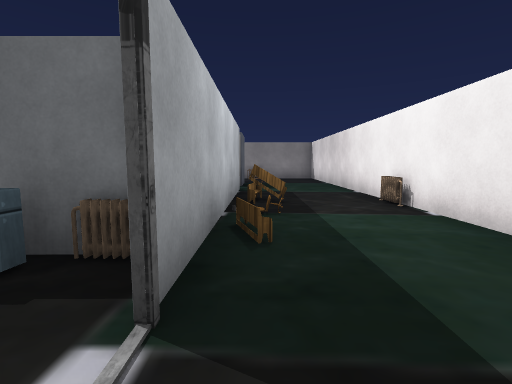
view 1 (above)

24 first-person views from a walk through a 3-D level made in the Unity game engine. The camera is 1.5 m above the floor, tilts 6° down and sees 85° across. The floor is counted in squares, 2 m on a side. Each view is taken from the middle of a square. On the plan, view 1 faces up. The plan holds only what a view shows up to about 10 squares ahead; the rest is blank. The player character is not drawn. Some animated figures are left out. Door leaves are left out, so doorways stand open. Some surface patterns are stand-ins.

view 2
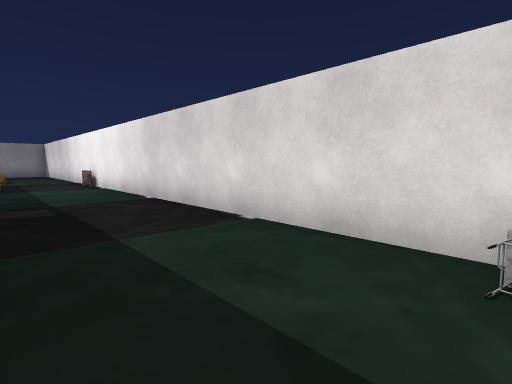

view 3
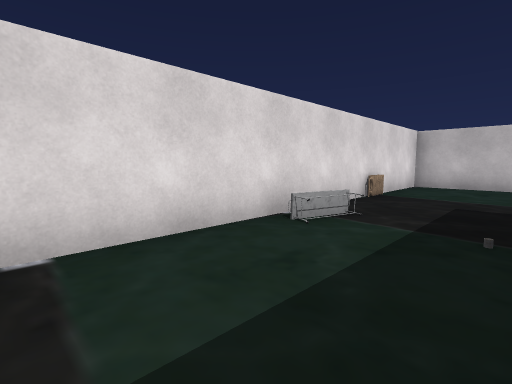

view 4
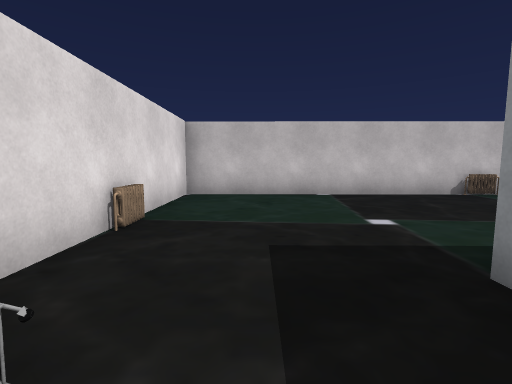

view 5
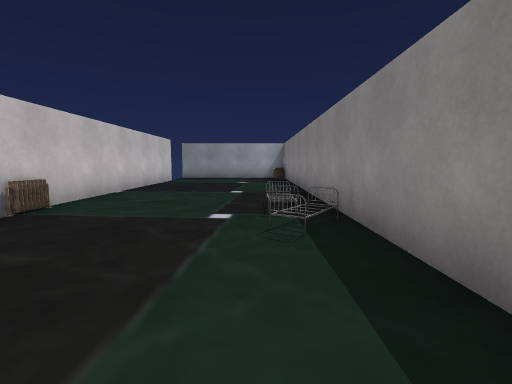

view 6
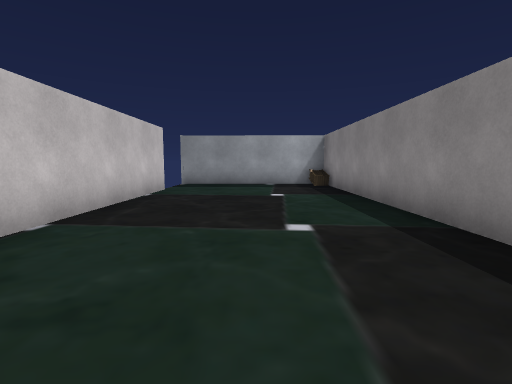

view 7
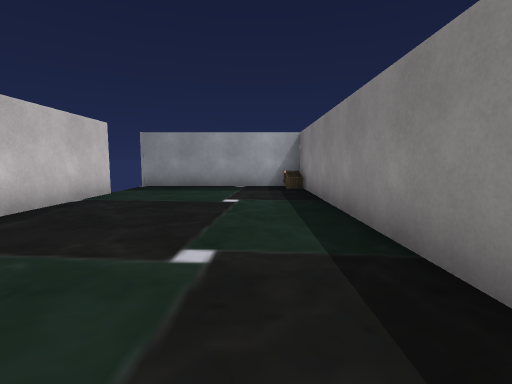

view 8
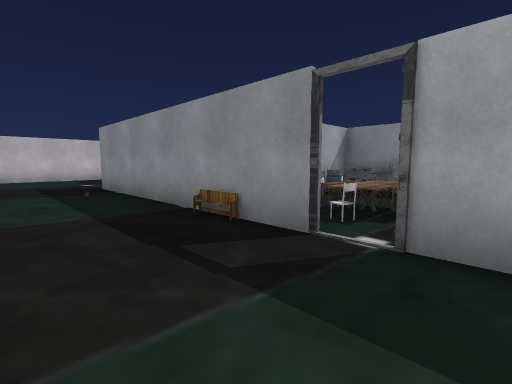

view 9
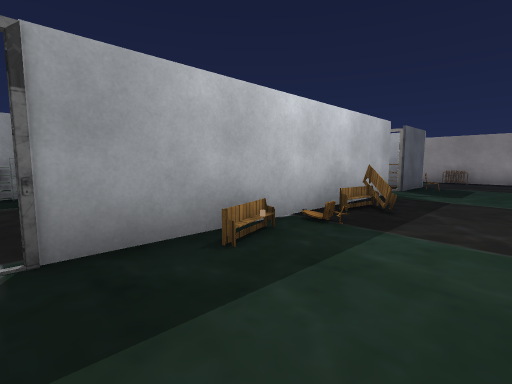

view 10
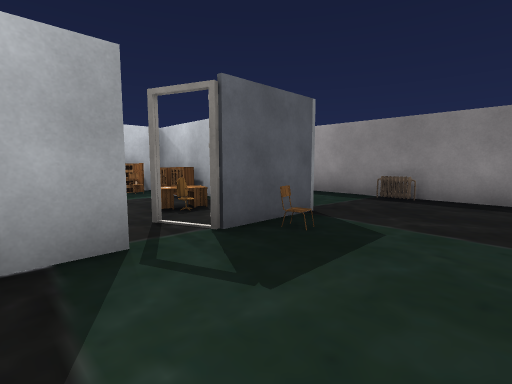

view 11
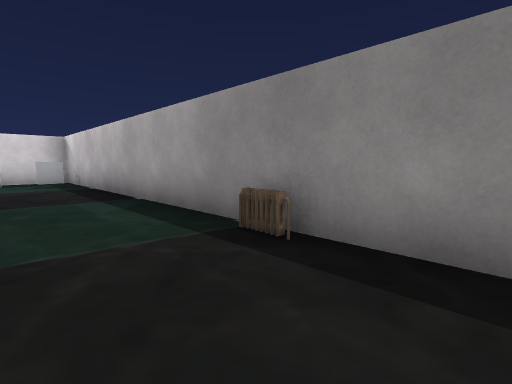

view 12
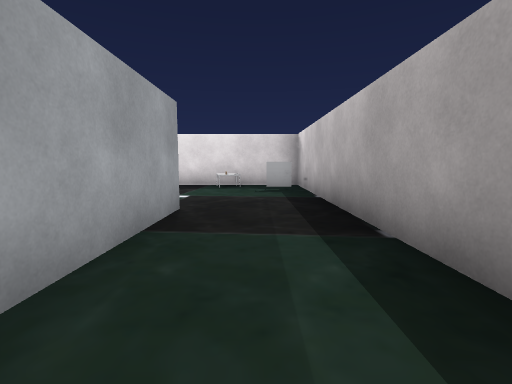

view 13
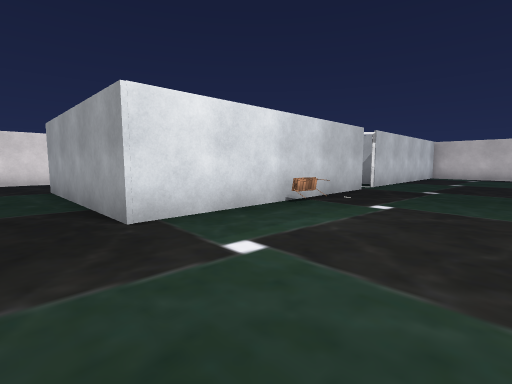

view 14
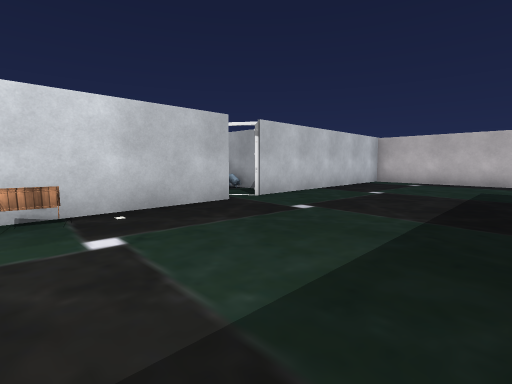

view 15
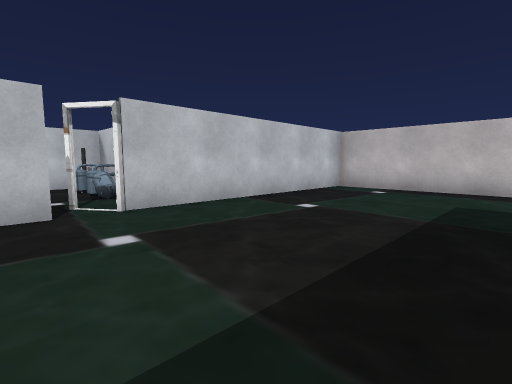

view 16
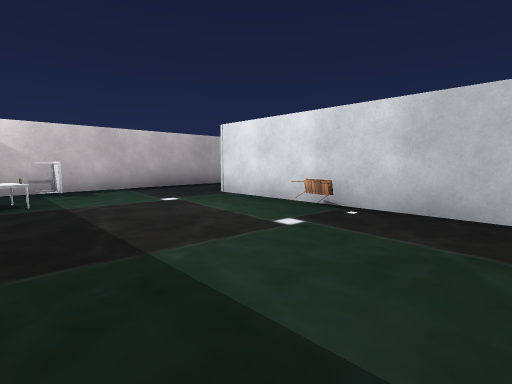

view 17
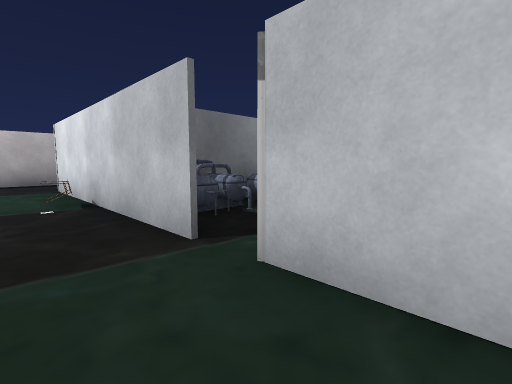

view 18
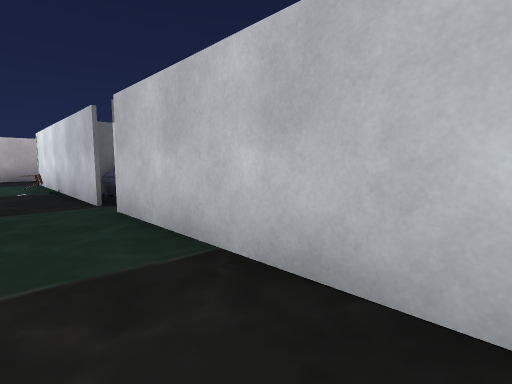

view 19
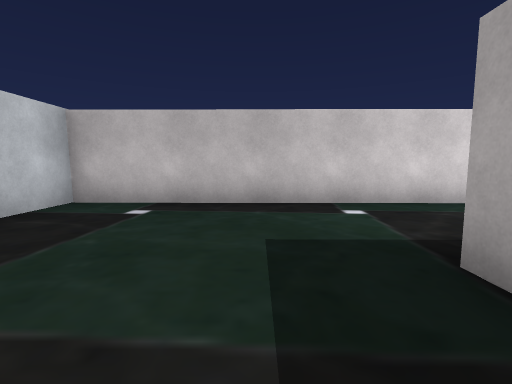

view 20
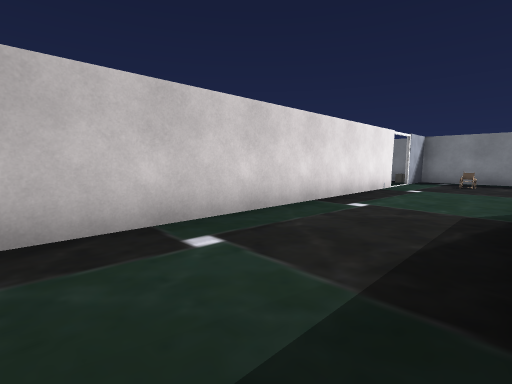

view 21
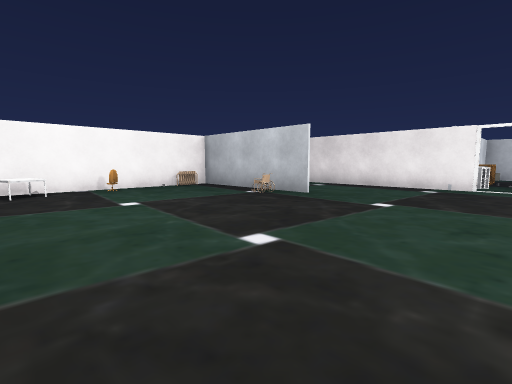

view 22
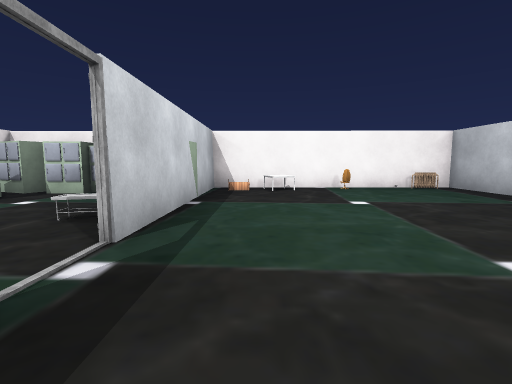

view 23
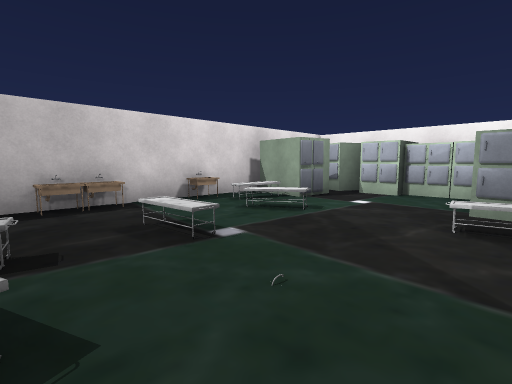

view 24
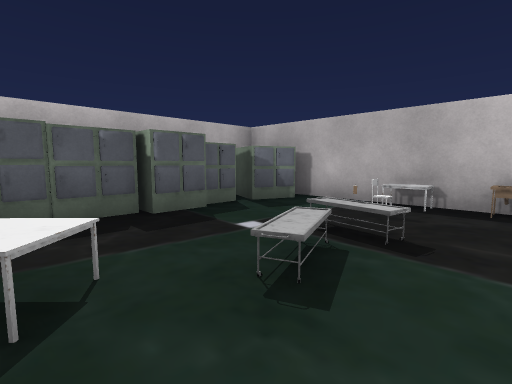

### Floor plan
Key: @ floor where view 1 was taken; # wall or solid block; x gap in a wall; . floor; D open door; O other object.
Columns run from 23 left of view 1 to 3 right of it. Each row starts with its distance up from view 1.
 14  #######     #############
 13 OO.OO O OO####O........O..
 12 OO.O.O..OO#OO ............
 11 OO.OO.O.O..OO O...O####...#
 10 OO..O......OOO....OO OOO..#
  9 OO.O.......OO....# ..OD...#
  8 OO. ....OOO  ....O#   #...#
  7       D##... ....O     ...#
  6     .......OO....#OOOO O..#
  5     ........O....#OOOO#O.O#
  4     ........#....#D ..##..#
  3     ........O....##OOOOO..#
  2     ........#....##  OOO..#
  1     .....O..O.....O.OODD..#
  0     .....####.....O OOO@..#
 -1   #.O.............OO   O..#
 -2   #..............# #   ...#
 -3     DD############     ...#
 -4                       #...#
 -5                        ..O#
 -6      O                 ..O#
 -7      O   #O############...#
 -8          #.........OO.....O
 -9          #................#
-10          #................#
-11          #.........O......#
-12          # x###############

Positions as (right, up) in squares from view 1, and headings:
1: (0, 0), facing up
2: (0, -5), facing up-right
3: (0, -2), facing down-right
4: (1, -5), facing down
5: (0, -8), facing left
6: (-4, -9), facing left
7: (-5, -8), facing left
8: (2, 2), facing down-left
9: (2, 1), facing up-left
10: (2, 7), facing up-left
11: (2, 11), facing up-left
12: (-1, 12), facing left
13: (-9, 12), facing down-right
14: (-10, 8), facing down-right
15: (-10, 5), facing down-right
16: (-10, 5), facing up-right
17: (-7, 2), facing up-right
18: (-7, -1), facing up-right
19: (-9, 2), facing down
20: (-9, 0), facing down-left
21: (-19, 6), facing down-right
22: (-19, 6), facing right
23: (-19, 8), facing up-right
24: (-18, 8), facing up-left
